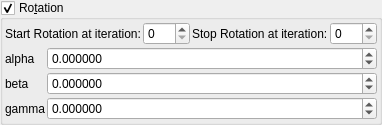
    <widget class="MyGroupBox" name="groupCheck_transf_rotation_enabled">
     <property name="title">
      <string>Ro&amp;tation</string>
     </property>
     <property name="checkable">
      <bool>true</bool>
     </property>
     <layout class="QVBoxLayout" name="verticalLayout_9" stretch="0,0">
      <property name="spacing">
       <number>2</number>
      </property>
      <property name="leftMargin">
       <number>2</number>
      </property>
      <property name="topMargin">
       <number>2</number>
      </property>
      <property name="rightMargin">
       <number>2</number>
      </property>
      <property name="bottomMargin">
       <number>2</number>
      </property>
      <item>
       <layout class="QGridLayout" name="gridLayout_62">
        <property name="spacing">
         <number>2</number>
        </property>
        <item row="1" column="2">
         <widget class="QLabel" name="label_247">
          <property name="text">
           <string>Stop Rotation at iteration:</string>
          </property>
         </widget>
        </item>
        <item row="1" column="1">
         <widget class="MySpinBox" name="spinboxInt_transf_start_iterations_R">
          <property name="sizePolicy">
           <sizepolicy hsizetype="Minimum" vsizetype="Maximum">
            <horstretch>0</horstretch>
            <verstretch>0</verstretch>
           </sizepolicy>
          </property>
          <property name="maximum">
           <number>999</number>
          </property>
         </widget>
        </item>
        <item row="1" column="0">
         <widget class="QLabel" name="label_246">
          <property name="text">
           <string>Start Rotation at iteration:</string>
          </property>
         </widget>
        </item>
        <item row="1" column="3">
         <widget class="MySpinBox" name="spinboxInt_transf_stop_iterations_R">
          <property name="sizePolicy">
           <sizepolicy hsizetype="Minimum" vsizetype="Maximum">
            <horstretch>0</horstretch>
            <verstretch>0</verstretch>
           </sizepolicy>
          </property>
          <property name="maximum">
           <number>999</number>
          </property>
         </widget>
        </item>
       </layout>
      </item>
      <item>
       <layout class="QGridLayout" name="gridLayout_10" columnstretch="0,1">
        <property name="spacing">
         <number>2</number>
        </property>
        <item row="1" column="0">
         <widget class="QLabel" name="label_38">
          <property name="text">
           <string notr="true">alpha</string>
          </property>
         </widget>
        </item>
        <item row="2" column="0">
         <widget class="QLabel" name="label_39">
          <property name="text">
           <string notr="true">beta</string>
          </property>
         </widget>
        </item>
        <item row="3" column="0">
         <widget class="QLabel" name="label_44">
          <property name="text">
           <string notr="true">gamma</string>
          </property>
         </widget>
        </item>
        <item row="1" column="1">
         <widget class="MyDoubleSpinBox" name="spinboxd3_transf_rotation_x">
          <property name="sizePolicy">
           <sizepolicy hsizetype="Minimum" vsizetype="Maximum">
            <horstretch>0</horstretch>
            <verstretch>0</verstretch>
           </sizepolicy>
          </property>
          <property name="prefix">
           <string/>
          </property>
          <property name="suffix">
           <string/>
          </property>
          <property name="decimals">
           <number>6</number>
          </property>
          <property name="minimum">
           <double>-36000.000000000000000</double>
          </property>
          <property name="maximum">
           <double>36000.000000000000000</double>
          </property>
          <property name="singleStep">
           <double>1.000000000000000</double>
          </property>
         </widget>
        </item>
        <item row="2" column="1">
         <widget class="MyDoubleSpinBox" name="spinboxd3_transf_rotation_y">
          <property name="sizePolicy">
           <sizepolicy hsizetype="Minimum" vsizetype="Maximum">
            <horstretch>0</horstretch>
            <verstretch>0</verstretch>
           </sizepolicy>
          </property>
          <property name="prefix">
           <string/>
          </property>
          <property name="suffix">
           <string/>
          </property>
          <property name="decimals">
           <number>6</number>
          </property>
          <property name="minimum">
           <double>-36000.000000000000000</double>
          </property>
          <property name="maximum">
           <double>36000.000000000000000</double>
          </property>
          <property name="singleStep">
           <double>1.000000000000000</double>
          </property>
         </widget>
        </item>
        <item row="3" column="1">
         <widget class="MyDoubleSpinBox" name="spinboxd3_transf_rotation_z">
          <property name="sizePolicy">
           <sizepolicy hsizetype="Minimum" vsizetype="Maximum">
            <horstretch>0</horstretch>
            <verstretch>0</verstretch>
           </sizepolicy>
          </property>
          <property name="prefix">
           <string/>
          </property>
          <property name="suffix">
           <string/>
          </property>
          <property name="decimals">
           <number>6</number>
          </property>
          <property name="minimum">
           <double>-36000.000000000000000</double>
          </property>
          <property name="maximum">
           <double>36000.000000000000000</double>
          </property>
          <property name="singleStep">
           <double>1.000000000000000</double>
          </property>
         </widget>
        </item>
       </layout>
      </item>
     </layout>
    </widget>
